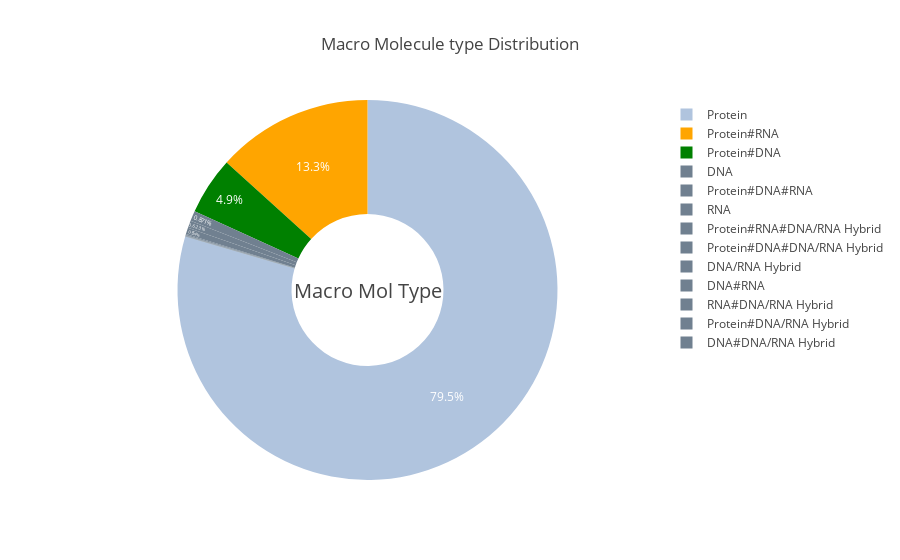

Notebook code for this chart:
### Markdown cell above
### Macro Molecule Type Distribution

### Code cell
ex = df_merge.macromoleculeType.value_counts()
a = 'Macro Mol Type'
colors = ['LightSteelBlue','Orange','Green','SlateGray','SlateGray','SlateGray','SlateGray','SlateGray','SlateGray',
        'SlateGray','SlateGray','SlateGray','SlateGray']
fig = {
      "data": [
        {
          "values":ex.values,
          "labels":ex.index,
          "text":a,
          "textposition":"inside",
          #"domain": {"x": [0, .33]},
          "textfont": {'size':12,'color':'white'},  
          "name": a,
          "hoverinfo":"label+percent+name",
          "hole": .4,
          'marker':{'colors':colors
                   },
          "type": "pie"
        }],
    "layout": {
            "title":"Macro Molecule type Distribution",
            "annotations": [
                {
                    "font": {
                        "size": 20
                    },
                    "showarrow": False,
                    "text": a,
                    "x": 0.50,
                    "y": 0.5
                }]
            }
        }
py.iplot(fig)

### Figure 1 — Plotly figure (JSON) as saved in the notebook; plotly's stock layout.template omitted (floating-point values rounded to 4 significant figures)
{"data": [{"hole": 0.4, "hoverinfo": "label+percent+name", "labels": ["Protein", "Protein#RNA", "Protein#DNA", "DNA", "Protein#DNA#RNA", "RNA", "Protein#RNA#DNA/RNA Hybrid", "Protein#DNA#DNA/RNA Hybrid", "DNA/RNA Hybrid", "DNA#RNA", "RNA#DNA/RNA Hybrid", "Protein#DNA/RNA Hybrid", "DNA#DNA/RNA Hybrid"], "marker": {"colors": ["LightSteelBlue", "Orange", "Green", "SlateGray", "SlateGray", "SlateGray", "SlateGray", "SlateGray", "SlateGray", "SlateGray", "SlateGray", "SlateGray", "SlateGray"]}, "name": "Macro Mol Type", "text": "Macro Mol Type", "textfont": {"color": "white", "size": 12}, "textposition": "inside", "type": "pie", "values": [346325, 57898, 21343, 3794, 2712, 2410, 304, 159, 141, 125, 74, 68, 26]}], "layout": {"annotations": [{"font": {"size": 20}, "showarrow": false, "text": "Macro Mol Type", "x": 0.5, "y": 0.5}], "title": "Macro Molecule type Distribution"}}
